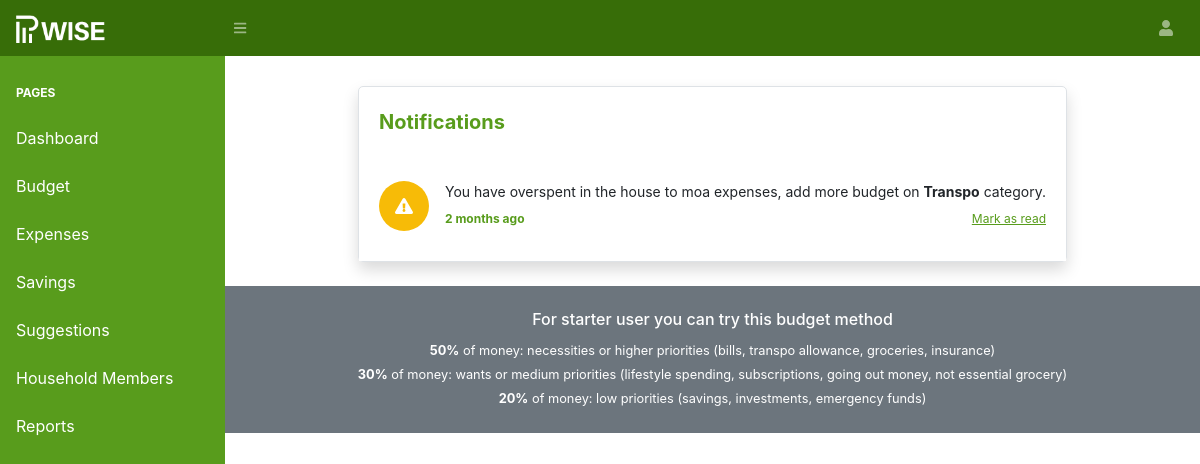
The page /admin/notifications.php (signed in) on the database its author committed.
### tables this page shows
CREATE TABLE `notifications` (
  `id` int(11) NOT NULL,
  `user_id` int(11) DEFAULT NULL,
  `sender_id` int(11) DEFAULT NULL,
  `account_type` int(11) DEFAULT NULL,
  `notification_type` varchar(255) DEFAULT NULL,
  `cycle_id` int(11) DEFAULT NULL,
  `expenses_id` int(11) NOT NULL,
  `expenses_name_id` int(11) NOT NULL,
  `is_read` tinyint(1) DEFAULT 0,
  `created_at` timestamp NOT NULL DEFAULT current_timestamp()
);

CREATE TABLE `expenses_name` (
  `id` int(11) NOT NULL,
  `name` varchar(255) NOT NULL,
  `expenses_category_id` int(11) NOT NULL,
  `created` timestamp NOT NULL DEFAULT current_timestamp(),
  `created_by` int(11) DEFAULT NULL
);

CREATE TABLE `expenses_categories` (
  `id` int(11) NOT NULL,
  `name` varchar(255) NOT NULL,
  `priority_level_id` int(11) NOT NULL,
  `parent_id` int(11) NOT NULL,
  `created` timestamp NOT NULL DEFAULT current_timestamp(),
  `created_by` int(11) DEFAULT NULL
);

### helpers/DatabaseConfiguration.php (called while the page is built, shortened)
<?php
class DatabaseConfiguration {
    private $servername = "localhost";
    private $username   = "root";
    private $password   = "";
    private $database   = "pwise";
    public function __construct() {
        $this->conn = new mysqli($this->servername, $this->username, $this->password, $this->database);
    }
}
?>

### helpers/DataHelper.php (called while the page is built, shortened)
<?php
class DataHelper extends DatabaseConfiguration {
    public function EscapeString($data) {
        return mysqli_real_escape_string($this->conn, $data);
    }
    public function SelectData($sql) {
        return $this->conn->query($sql);
    }
}
?>

### data/notifications/Notification.php (called while the page is built, shortened)
<?php
class Notification extends DataHelper {
    public function GetNotifications2($id, $account_type, $parent_id)
    {
        $id = $this->EscapeString($id);
        $sql = "SELECT
                    notifications.*,
                    expenses_name.*,
                    expenses_categories.*,
                    users.*,
                    cycle.*,
                        CASE
                            WHEN notifications.sender_id <> '$id' THEN users_sender.firstname
                            ELSE users.firstname
                        END AS firstname,
                        CASE
                            WHEN notifications.sender_id <> '$id' THEN users_sender.lastname
                            ELSE users.lastname
                        END AS lastname,
                    expenses_name.name AS expenses_name_name,
                    expenses_categories.name AS expenses_category_name,
                    COUNT(DISTINCT notifications.id) AS total_notification,
                    notifications.id AS notification_id
                FROM notifications
                LEFT JOIN cycle ON cycle.parent_id = notifications.sender_id
                LEFT JOIN users ON users.id = notifications.user_id
                LEFT JOIN expenses_name ON expenses_name.id = notifications.expenses_name_id
                LEFT JOIN expenses_categories ON expenses_categories.id = expenses_name.expenses_category_id
                LEFT JOIN users AS users_sender ON notifications.sender_id = users_sender.id
                WHERE
                    notifications.user_id = '$id'
                GROUP BY notifications.id
                ORDER BY notifications.created_at DESC";
        $unreadSql = "SELECT * FROM notifications WHERE user_id = '$id' AND is_read = 0;";
        $unreadSqlResult = $this->SelectData($unreadSql);
        $result = $this->SelectData($sql);
        if ($result->num_rows > 0) {
            return $result;
        } else {
            return 0;
        }
    }
}

### admin/notifications.php (the view, shortened to what this page needs)
<?php
require_once '../shared/header.php';
require_once './../data/notifications/Notification.php';
$data = new Notification();
$account_type = $_SESSION['account_type'];
$id = $_SESSION['user_id'];
$parent_id = $_SESSION['parent_parent_id'];
$result = $data->GetNotifications2($id, $account_type, $parent_id);
?>
    <div class="container-fluid">
        <div class="col-lg-12 mb-4 d-flex justify-content-center" style="margin-top: 30px;">
            <div class="border shadow tile-container notification" style="padding: 20px 0 0 0;">
                <div class="title" style="font-weight: 700; font-size: 20px; color: #589C1C; margin: 0 20px;">Notifications</div>
                <br>
                <?php
                function formatTimeDifference($timeDifferenceInSeconds) {
                    if ($timeDifferenceInSeconds < 60) {
                        return "Just now";
                    } elseif ($timeDifferenceInSeconds < 3600) {
                        $minutes = floor($timeDifferenceInSeconds / 60);
                        return $minutes . ($minutes == 1 ? " minute ago" : " minutes ago");
                    } elseif ($timeDifferenceInSeconds < 86400) {
                        $hours = floor($timeDifferenceInSeconds / 3600);
                        return $hours . ($hours == 1 ? " hour ago" : " hours ago");
                    } elseif ($timeDifferenceInSeconds < 604800) {
                        $days = floor($timeDifferenceInSeconds / 86400);
                        return $days . ($days == 1 ? " day ago" : " days ago");
                    } elseif ($timeDifferenceInSeconds < 2419200) {
                        $weeks = floor($timeDifferenceInSeconds / 604800);
                        return $weeks . ($weeks == 1 ? " week ago" : " weeks ago");
                    } elseif ($timeDifferenceInSeconds < 29030400) {
                        $months = floor($timeDifferenceInSeconds / 2419200);
                        return $months . ($months == 1 ? " month ago" : " months ago");
                    } else {
                        $years = floor($timeDifferenceInSeconds / 29030400);
                        return $years . ($years == 1 ? " year ago" : " years ago");
                    }
                }
                while($row = mysqli_fetch_assoc($result)) {
                        $dateTime = $row['created_at'];
                        $createdTimestamp = strtotime($dateTime);
                        $currentTimestamp = time();
                        $timeDifferenceInSeconds = $currentTimestamp - $createdTimestamp;
                        $created_at = formatTimeDifference($timeDifferenceInSeconds);
                        $circleColor = '';
                        $rowIcon = '';
                        $message = '';
                        $markAsRead = ($row['is_read'] == 0) ? 'Mark as read' : 'Mark as unread';
                        $backgroundColor = ($row['is_read'] == 0) ? '#fff' : '#f3f5f7';
                        $markAsReadColor = ($row['is_read'] == 0) ? '#589C1C' : '#000';
                        $fontWeight = ($row['is_read'] == 0) ? 'bold' : 'normal';
                        switch ($row['notification_type']) {
                            case "overspent":
                                $border = '';
                                $circleColor = '#F7BB07';
                                $rowIcon = '<i class="fas fa-exclamation-triangle" style="color: #fff;"></i>';
                                $fullname = ucwords($row['firstname'] . ' ' . $row['lastname']);
                                $message4 = ($row['account_type'] == 1 && $row['sender_id'] != $row['user_id']) ? '<strong>[Member]</strong> ' : ' ';
                                $message5 = ($row['account_type'] == 3 && $row['sender_id'] != $row['user_id'] && $row['parent_id'] == $row['sender_id']) ? '<strong>[Household]</strong> ' : '<strong>[Co-member]</strong> ';
                                if($row['sender_id'] == $row['user_id']) {
                                    $message5 = '';
                                }
                                $message2 = ($row['user_id'] == $row['sender_id']) ? 'You have' : $fullname . ' has';
                                if ($row['account_type'] == 1) {
                                    $message = $message4 . $message2 . " overspent in the " . $row['expenses_name_name'] . " expenses, add more budget on <strong>" . $row['expenses_category_name'] . "</strong> category.";
                                } elseif ($row['account_type'] == 2) {
                                    $message = "You have overspent in the " . $row['expenses_name_name'] . " expenses, add more budget on <strong>" . $row['expenses_category_name'] . "</strong> category.";
                                } elseif ($row['account_type'] == 3) {
                                    $message = $message5 . $message2 . " overspent in the " . $row['expenses_name_name'] . " expenses, add more budget on <strong>" . $row['expenses_category_name'] . "</strong> category.";
                                } else {
                                    $message = "You have overspent in the " . $row['expenses_name_name'] . " expenses, add more budget on <strong>" . $row['expenses_category_name'] . "</strong> category.";
                                }
                                break;
                        } ?>
                        <div style="display: flex; gap: 1rem; background: <?=$backgroundColor?>; padding: 20px 20px 17px 20px; ">
                            <div style="background: <?=$circleColor; ?>; border: <?=$border;?>; min-width: 50px; height: 50px; opacity: 1; border-radius: 50%; display: flex; justify-content: center; align-items: center;">
                                <?=$rowIcon;?>
                            </div>
                            <div style="display: flex; flex-direction: column; flex-grow: 1; gap: 0.5rem;">
                                <span style="font-size: 14px; font-weight: 400; white-space: normal;"><?=$message;?></span>
                                <div style="display: flex; justify-content: space-between; font-size: 12px; width: 100%;">
                                    <p style="color: <?= $markAsReadColor ?>; font-weight: <?= $fontWeight ?>; flex: 1;"><?= $created_at ?></p>
                                    <span class="mark_as_read" id="mark_as_read" data-id="<?= $row['notification_id'] ?>" data-read="<?= $row['is_read'] ?>" style="pointer-events: auto; cursor: pointer; color: <?= $markAsReadColor ?>; text-decoration: underline; justify-content: flex-end;"><?= $markAsRead ?></span>
                                </div>
                            </div>
                        </div>
                        <?php
                    }
                ?>
            </div>
        </div>
    </div>
<?php require_once '../shared/note.php'; ?>
<?php require_once '../shared/footer.php'; ?>

### admin/notifications.php (style rules this page uses)
.notification { min-width: 50%; }

### rows shown on the page
notifications: notification_type "overspent" (drawn), message2 "You have", expenses_name.name "house to moa", expenses_categories.name "Transpo", created_at "2 months ago", is_read "Mark as read"
